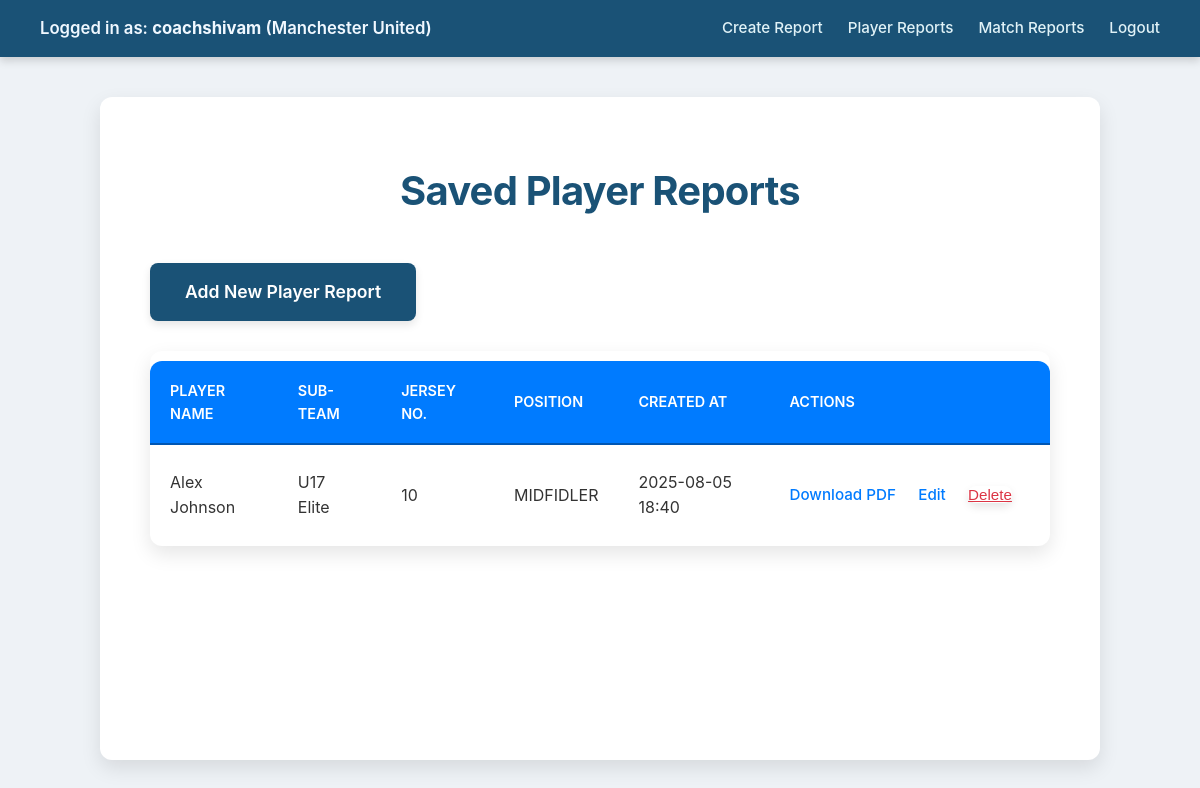
Screenshot of /players (signed in) with the database file from the repository.
### app.py (models this page shows, shortened)
class User(UserMixin, db.Model):
    id = db.Column(db.Integer, primary_key=True)
    username = db.Column(db.String(80), unique=True, nullable=False)
    password_hash = db.Column(db.String(128), nullable=False)
    club_id = db.Column(db.Integer, db.ForeignKey('club.id'), nullable=False)

class Club(db.Model):
    id = db.Column(db.Integer, primary_key=True)
    name = db.Column(db.String(100), unique=True, nullable=False)
    users = db.relationship('User', backref='club', lazy=True)
    players = db.relationship('Player', backref='club', lazy=True)
    matches = db.relationship('Match', backref='club', lazy=True)

class Player(db.Model):
    id = db.Column(db.Integer, primary_key=True)
    player_name = db.Column(db.String(100), nullable=False)
    coach_name = db.Column(db.String(100)) # ADD THIS LINE
    sub_team = db.Column(db.String(50))
    player_team = db.Column(db.String(100))
    primary_positions = db.Column(db.String(100))
    report_period_start = db.Column(db.String(20))
    report_period_end = db.Column(db.String(20))
    matches_covered = db.Column(db.Text)
    matches_played = db.Column(db.Integer)
    total_minutes_played = db.Column(db.Integer)
    goals = db.Column(db.Integer)
    assists = db.Column(db.Integer)
    technical_tactical_notes = db.Column(db.Text)
    physical_notes = db.Column(db.Text)
    psychological_notes = db.Column(db.Text)
    social_notes = db.Column(db.Text)
    overall_performance_summary = db.Column(db.Text)
    key_strengths_exhibited = db.Column(db.Text)
    primary_areas_development = db.Column(db.Text)
    recommended_action_plan = db.Column(db.Text)
    jersey_number = db.Column(db.Integer)
    position = db.Column(db.String(50))
    dob = db.Column(db.String(20))
    preferred_foot = db.Column(db.String(20))
    height = db.Column(db.Float)
    weight = db.Column(db.Float)
    pdf_report_path = db.Column(db.String(255), unique=True, nullable=False)
    created_at = db.Column(db.DateTime, default=db.func.now())
    club_id = db.Column(db.Integer, db.ForeignKey('club.id'), nullable=False)

### app.py (the view)
@app.route('/players')
@login_required
def list_players():
    players = Player.query.filter_by(club_id=current_user.club.id).order_by(Player.player_name).all()
    return render_template('player_list.html', players=players)

### app.py (called while the page is built)
@login_manager.user_loader
def load_user(user_id):
    return User.query.get(int(user_id))

### Templates/player_list.html (shortened to what this page needs)
{% extends "base.html" %}
{% block content_heading %}
    <h1>Saved Player Reports</h1>
{% endblock %}
{% block content %}
    <a href="{{ url_for('create_player_report_form', report_type_choice='default_detailed_player_report') }}" class="add-player-btn">Add New Player Report</a>
    {% if players %}
    <table>
        <thead>
            <tr>
                <th>Player Name</th>
                <th>Sub-Team</th>
                <th>Jersey No.</th>
                <th>Position</th>
                <th>Created At</th>
                <th>Actions</th>
            </tr>
        </thead>
        <tbody>
            {% for player in players %}
            <tr>
                <td>{{ player.player_name }}</td>
                <td>{{ player.sub_team or '' }}</td>
                <td>{{ player.jersey_number }}</td>
                <td>{{ player.position }}</td>
                <td>{{ player.created_at.strftime('%Y-%m-%d %H:%M') }}</td>
                <td class="action-links">
                    <a href="{{ url_for('download_report', filename=player.pdf_report_path) }}">Download PDF</a>
                    <a href="{{ url_for('edit_player', player_id=player.id) }}">Edit</a>
                    <form action="{{ url_for('delete_player', player_id=player.id) }}" method="post" style="display:inline;">
                        <button type="submit" onclick="return confirm('Are you sure you want to delete player \'{{ player.player_name }}\' and their report?');" style="background:none; border:none; color:#dc3545; cursor:pointer; padding:0; font-size: inherit; text-decoration: underline;">Delete</button>
                    </form>
                </td>
            </tr>
            {% endfor %}
            </tbody>
        </table>
    {% else %}
    <p class="empty-message">No player reports saved yet. Add a new one using the button above!</p>
    {% endif %}
{% endblock %}

### Templates/base.html (shortened to what this page needs)
<!DOCTYPE html>
<html lang="en">
<head>
    <link rel="stylesheet" href="{{ url_for('static', filename='css/style.css') }}">
</head>
<body>
    <header>
        {% if current_user.is_authenticated %}
        <span>Logged in as: <strong>{{ current_user.username }}</strong> ({{ current_user.club.name }})</span>
        <a href="{{ url_for('select_report_type') }}">Create Report</a>
        <a href="{{ url_for('list_players') }}">Player Reports</a>
        <a href="{{ url_for('list_matches') }}">Match Reports</a>
        <a href="{{ url_for('logout') }}">Logout</a>
        {% else %}
        <a href="{{ url_for('login') }}">Login</a>
        <a href="{{ url_for('register') }}">Register</a>
        {% endif %}
    </header>
    <div class="container">
        {% block content_heading %}{% endblock %}
        {% block content %}{% endblock %}
    </div>
</body>
</html>

### static/css/style.css (style rules this page uses)
body { font-family: 'Inter', 'Segoe UI', Tahoma, Geneva, Verdana, sans-serif; background-color: #eef2f6; margin: 0; padding: 0; display: flex; flex-direction: column; min-height: 100vh; color: #333; line-height: 1.6; }
header { background-color: #1a5276; color: #ffffff; padding: 15px 40px; width: 100%; box-sizing: border-box; position: sticky; top: 0; left: 0; z-index: 1000; box-shadow: 0 4px 8px rgba(0, 0, 0, 0.15); display: flex; justify-content: flex-end; align-items: center; font-size: 0.95em; }
header span { margin-right: auto; font-weight: 600; font-size: 1.1em; color: #f0f8ff; }
header a { margin-left: 25px; color: #e0f2f7; text-decoration: none; font-weight: 500; transition: color 0.3s ease-in-out, text-decoration 0.3s ease-in-out; }
.container { background-color: #ffffff; padding: 35px 50px; border-radius: 12px; box-shadow: 0 8px 20px rgba(0, 0, 0, 0.1); width: 100%; max-width: 1000px; box-sizing: border-box; margin: 40px auto; flex-grow: 1; }
h1 { color: #1a5276; text-align: center; margin-bottom: 40px; font-size: 2.5em; font-weight: 700; letter-spacing: -0.02em; }
button[type="submit"], .add-player-btn, .add-report-btn, .report-type-selection a { background-color: #1a5276; color: white; padding: 15px 35px; border: none; border-radius: 8px; cursor: pointer; font-size: 1.1em; font-weight: 600; transition: background-color 0.3s ease-in-out, transform 0.1s ease-in-out, box-shadow 0.2s ease-in-out; text-decoration: none; display: inline-block; box-shadow: 0 4px 8px rgba(0, 0, 0, 0.1); }
table { width: 100%; border-collapse: separate; border-spacing: 0 10px; margin-top: 30px; background-color: #ffffff; border-radius: 12px; overflow: hidden; box-shadow: 0 8px 20px rgba(0, 0, 0, 0.1); }
th, td { padding: 15px 20px; text-align: left; border-bottom: 1px solid #e0e0e0; }
th { background-color: #007bff; color: white; font-weight: 600; text-transform: uppercase; font-size: 0.9em; padding-top: 18px; padding-bottom: 18px; border-bottom: 2px solid #0056b3; }
th:first-child { border-top-left-radius: 12px; }
th:last-child { border-top-right-radius: 12px; }
tr:last-child td { border-bottom: none; }
.action-links { white-space: nowrap; font-size: 0.95em; }
.action-links a, .action-links form button { margin-right: 18px; color: #007bff; text-decoration: none; font-weight: 500; background: none; border: none; cursor: pointer; padding: 0; font-size: inherit; }
.action-links form button { color: #dc3545; }

### rows the page displays
User: username "coachshivam"
Club: club.name "Manchester United"
Player: player_name "Alex Johnson", sub_team "U17 Elite", jersey_number "10", position "MIDFIDLER", created_at "2025-08-05 18:40"
